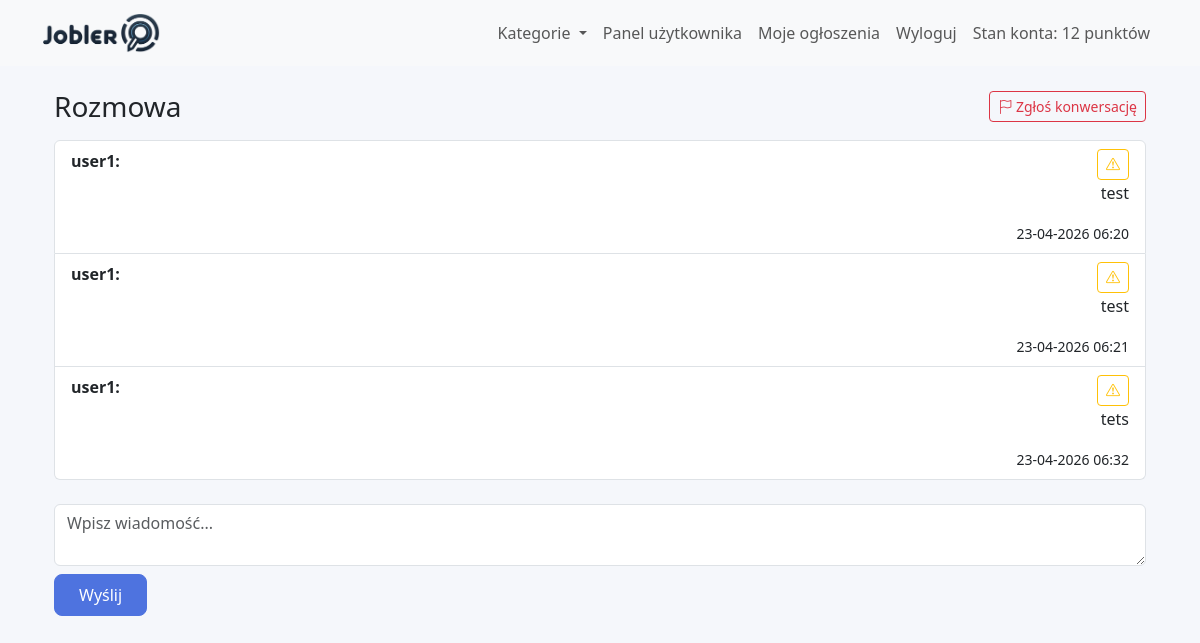
Screenshot of /views/messages/conversation.php?conversation_id=2_5_6&job_id=2 (signed in) with the database file from the repository.
### tables this page shows
CREATE TABLE `messages` (
  `id` int(11) NOT NULL,
  `job_id` int(11) NOT NULL,
  `sender_id` int(11) NOT NULL,
  `receiver_id` int(11) NOT NULL,
  `content` text NOT NULL,
  `message` text NOT NULL,
  `created_at` timestamp NOT NULL DEFAULT current_timestamp(),
  `read_status` tinyint(1) DEFAULT 0,
  `conversation_id` varchar(100) NOT NULL,
  `is_hidden` tinyint(1) NOT NULL DEFAULT 0,
  `image_path` varchar(255) DEFAULT NULL,
  `admin_note` text DEFAULT NULL,
  `participant_note` text DEFAULT NULL,
  `moderated_at` timestamp NULL DEFAULT NULL,
  `moderated_by` int(11) DEFAULT NULL
);

CREATE TABLE `users` (
  `id` int(11) NOT NULL,
  `email` varchar(255) NOT NULL,
  `password` varchar(255) NOT NULL,
  `role` enum('user','executor','admin') NOT NULL DEFAULT 'user',
  `created_at` timestamp NOT NULL DEFAULT current_timestamp(),
  `email_verified_at` datetime DEFAULT NULL,
  `last_login` datetime DEFAULT NULL,
  `last_activity` datetime DEFAULT NULL,
  `name` varchar(255) NOT NULL,
  `username` varchar(255) NOT NULL,
  `updated_at` timestamp NOT NULL DEFAULT current_timestamp() ON UPDATE current_timestamp(),
  `registration_ip` varchar(45) DEFAULT NULL,
  `user_agent` varchar(500) DEFAULT NULL,
  `last_login_ip` varchar(45) DEFAULT NULL,
  `status` enum('active','inactive') DEFAULT 'active',
  `phone` varchar(15) DEFAULT NULL,
  `account_balance` int(11) NOT NULL DEFAULT 0,
  `avatar` varchar(255) DEFAULT NULL,
  `need_change` tinyint(1) NOT NULL DEFAULT 0,
  `newsletter_subscription` tinyint(1) DEFAULT 0,
  `original_email` varchar(255) DEFAULT NULL,
  `original_name` varchar(255) DEFAULT NULL,
  `original_username` varchar(255) DEFAULT NULL,
  `original_phone` varchar(50) DEFAULT NULL,
  `profile_updated_at` datetime DEFAULT NULL
);

### models/Message.php (called while the page is built, shortened)
<?php
class Message {
    private $pdo;
    public function __construct($pdo = null) {
    if ($pdo) {
        $this->pdo = $pdo;
    } else {
        include_once(dirname(__DIR__) . '/models/Database.php');
        $this->pdo = Database::getConnection();
    }
}
public function getConversationById($conversationId, $requestingUserId = null) {
    $this->ensureModerationColumns();
    $parts = explode('_', $conversationId);
    if (count($parts) === 3) {
        $jobId = (int)$parts[0];
        $id1   = (int)$parts[1];
        $id2   = (int)$parts[2];
        if ($requestingUserId !== null) {
            $isParticipant = ($requestingUserId === $id1 || $requestingUserId === $id2);
            $isAdmin       = $this->isAdmin($requestingUserId);
        }
        $sql = "SELECT m.*,
                       u1.name AS sender_name,
                       u2.name AS receiver_name
                FROM messages m
                LEFT JOIN users u1 ON m.sender_id = u1.id
                LEFT JOIN users u2 ON m.receiver_id = u2.id
                WHERE m.job_id = :job_id
                  AND (
                      (m.sender_id = :id1 AND m.receiver_id = :id2)
                   OR (m.sender_id = :id2b AND m.receiver_id = :id1b)
                  )
                ORDER BY m.created_at ASC";
        $stmt = $this->pdo->prepare($sql);
        $stmt->execute([
            ':job_id' => $jobId,
            ':id1'    => $id1,
            ':id2'    => $id2,
            ':id2b'   => $id2,
            ':id1b'   => $id1,
        ]);
        return $stmt->fetchAll(PDO::FETCH_ASSOC);
    }
    return [];
}
private function isAdmin($userId) {
    $stmt = $this->pdo->prepare("SELECT role FROM users WHERE id = :id");
    $stmt->execute([':id' => $userId]);
    $row = $stmt->fetch(PDO::FETCH_ASSOC);
    return $row && in_array($row['role'], ['super_admin', 'admin', 'moderator', 'opiekun', 'reklamodawca'], true);
}
private function ensureModerationColumns() {
    $columns = [
        'is_hidden' => "ALTER TABLE messages ADD COLUMN is_hidden TINYINT(1) NOT NULL DEFAULT 0",
        'image_path' => "ALTER TABLE messages ADD COLUMN image_path VARCHAR(255) DEFAULT NULL",
        'admin_note' => "ALTER TABLE messages ADD COLUMN admin_note TEXT DEFAULT NULL",
        'participant_note' => "ALTER TABLE messages ADD COLUMN participant_note TEXT DEFAULT NULL",
        'moderated_at' => "ALTER TABLE messages ADD COLUMN moderated_at TIMESTAMP NULL DEFAULT NULL",
        'moderated_by' => "ALTER TABLE messages ADD COLUMN moderated_by INT(11) DEFAULT NULL",
    ];
    $stmt = $this->pdo->query("SHOW COLUMNS FROM messages");
    $existingColumns = $stmt ? $stmt->fetchAll(PDO::FETCH_COLUMN) : [];
    $stmt = $this->pdo->query("SHOW COLUMNS FROM messages");
    $messageColumns = $stmt ? $stmt->fetchAll(PDO::FETCH_ASSOC) : [];
    $this->pdo->exec("
        CREATE TABLE IF NOT EXISTS conversation_reports (
            id INT(11) NOT NULL AUTO_INCREMENT,
            conversation_id VARCHAR(100) NOT NULL,
            job_id INT(11) DEFAULT NULL,
            reporter_id INT(11) NOT NULL,
            reported_user_id INT(11) DEFAULT NULL,
            message_id INT(11) DEFAULT NULL,
            report_type VARCHAR(30) NOT NULL DEFAULT 'conversation',
            reason TEXT DEFAULT NULL,
            conversation_snapshot MEDIUMTEXT DEFAULT NULL,
            status VARCHAR(20) NOT NULL DEFAULT 'open',
            created_at TIMESTAMP NOT NULL DEFAULT CURRENT_TIMESTAMP,
            resolved_at DATETIME DEFAULT NULL,
            resolved_by INT(11) DEFAULT NULL,
            admin_note TEXT DEFAULT NULL,
            PRIMARY KEY (id),
            KEY idx_conversation_reports_conversation (conversation_id),
            KEY idx_conversation_reports_status (status),
            KEY idx_conversation_reports_message (message_id)
        ) ENGINE=InnoDB DEFAULT CHARSET=utf8mb4 COLLATE=utf8mb4_general_ci
    ");
}
}
?>

### views/messages/conversation.php (the view, shortened to what this page needs)
<?php
require_once('../../models/Message.php');
$userId = (int)$_SESSION['user_id'];
$conversationId = isset($_GET['conversation_id']) ? trim((string)$_GET['conversation_id']) : null;
$pdo = Database::getConnection();
$messageModel = new Message($pdo);
$messages = $messageModel->getConversationById($conversationId, $userId);
include('../partials/header.php');
?>
<div class="container">
    <div class="d-flex justify-content-between align-items-center mb-3">
        <h3 class="mb-0">Rozmowa</h3>
        <button type="button" class="btn btn-outline-danger btn-sm report-trigger"
                data-bs-toggle="modal" data-bs-target="#reportModal"
                data-report-type="conversation" data-message-id="" data-reported-user-id="">
            <i class="bi bi-flag"></i> Zgłoś konwersację
        </button>
    </div>
    <div class="messages">
        <?php if (empty($messages)): ?>
            <p>Brak wiadomości w tej konwersacji.</p>
        <?php else: ?>
            <ul class="list-group">
                <?php foreach ($messages as $msg): ?>
                    <li class="list-group-item <?php echo (int)$msg['sender_id'] === $userId ? 'text-end' : ''; ?>">
                        <div class="d-flex justify-content-between align-items-start gap-2">
                            <p class="mb-2"><strong><?php echo htmlspecialchars($msg['sender_name']); ?>:</strong></p>
                            <div class="btn-group btn-group-sm">
                                <button type="button" class="btn btn-outline-warning report-trigger"
                                        data-bs-toggle="modal" data-bs-target="#reportModal"
                                        data-report-type="message"
                                        data-message-id="<?= (int)$msg['id'] ?>"
                                        data-reported-user-id="<?= (int)$msg['sender_id'] ?>"
                                        title="Zgłoś wiadomość">
                                    <i class="bi bi-exclamation-triangle"></i>
                                </button>
                            </div>
                        </div>
                        <?php if (!empty($msg['is_hidden'])): ?>
                            <div class="alert alert-warning mb-2">
                                Ta wiadomość została ukryta przez administratora.
                            </div>
                        <?php else: ?>
                            <p><?php echo nl2br(htmlspecialchars($msg['content'] ?: $msg['message'] ?: '(brak treści)')); ?></p>
                        <?php endif; ?>
                        <small><?php echo date('d-m-Y H:i', strtotime($msg['created_at'])); ?></small>
                    </li>
                <?php endforeach; ?>
            </ul>
        <?php endif; ?>
    </div>
    <form method="post" class="mt-4">
        <div class="form-group">
            <textarea name="message" class="form-control" placeholder="Wpisz wiadomość..."></textarea>
        </div>
        <button type="submit" class="btn btn-primary mt-2">Wyślij</button>
    </form>
</div>
<?php include('../partials/footer.php'); ?>

### css/style.css (style rules this page uses)
:root { --primary-color: #4e73df; --secondary-color: #f8f9fc; --accent-color: #36b9cc; --text-dark: #5a5c69; --border-radius: 12px; }
body { background-color: #f5f7fb; font-family: 'Segoe UI', Tahoma, Geneva, Verdana, sans-serif; }
.btn-primary { background-color: var(--primary-color); border-color: var(--primary-color); border-radius: 8px; padding: 0.5rem 1.5rem; }

### rows the page displays
messages: sender.name "user1", content "test", created_at "23-04-2026 06:20"
messages: sender.name "user1", content "test", created_at "23-04-2026 06:21"
messages: sender.name "user1", content "tets", created_at "23-04-2026 06:32"

### other values shown
$_SESSION['user_account_balance'] "12"
